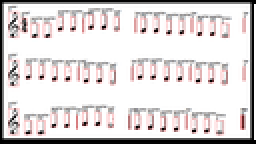
%> input picture Optical Music Recognition/OMR.png, 128 x 72 px, shrunk from 933 x 527 before the run (shown 2 times larger)
$ octave --eval "result = main(imread('../OMR.png'));"   (GNU Octave 9; MATLAB toolbox functions it lacks are replaced by stand-ins)
%> lines starting %> are read from the running program, lines starting %| are printed output that depends on the picture; in (x1, y1, x2, y2) boxes, pixels count from 0 and x2, y2 are one past the last pixel; in counts of white or black regions, pixels touching at a corner belong together; the program's own positions count from 1
### Optical Music Recognition/Codes/otsu_threshold.m
function [im] = otsu_threshold(im)

%input check
[~, dim] = size(size(im));
%> dim = 3
if(dim == 3)
im = rgb2gray(im);
end
%%%
%thresholding with Otsu's method
if(isa(im,'uint8'))
otsu_level = graythresh(im);
%> otsu_level = 0.584
im = im2bw(im,otsu_level);
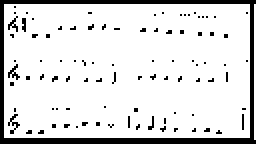
%> im: size 72x128 logical (shown 2 times larger); 86.7% white; 92 black regions (90 under 20 px), largest, box (x1, y1, x2, y2) and area: (0, 0, 128, 72) 907, (4, 57, 10, 67) 21
end

im = ~im;

### Optical Music Recognition/Codes/skew_correct.m
function [after_rot,need_for_correction] = skew_correct(im)

size_im = size(im);
%> size_im = [72 128]


for degree = -10:0.1:10

radian = degree * (pi/180);
slope = tan(radian);


 for y = round(size_im(1)/3) : round(size_im(1) - size_im(1) / 3)
    count = 0;
    for x = 1:size_im(2)
      if(round(y+slope*x) == 0), break; end
      if(round(y+slope*x) > size_im(1)), break; end

      if (im(round(y+slope*x),x) == 1)
        count = count + 1;
      end
    end

    i= round((degree + 10)*10  + 1);
    data(i,y) = count;
 end

end
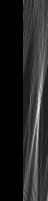
%> data: size 201x48 double; min 0, max 31, mean 4.2; drawn with min black and max white

[maxrun MaxDegreeIndex] = max(max(data'));
%> maxrun = 31; MaxDegreeIndex = 110
disp('maxrun');disp(maxrun);
%| 31

skew_degree = ((MaxDegreeIndex - 1) / 10) - 10;
%> skew_degree = 0.9
disp('skew_degree'); disp(skew_degree);
%| 0.9000

if(skew_degree < 0.5 && skew_degree > -0.5)
    need_for_correction = 0;
    disp('***No Need for Skew Correction***');
else
    need_for_correction = 1;
    im = imrotate(im,skew_degree);
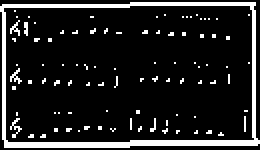
%> im: size 75x130 logical (shown 2 times larger); 12.6% white in thin lines or dots
%> in main, `[im need]= skew_correct(im);`: need = 1
%> in main, `im = imclose(im,ones(3,3));`:
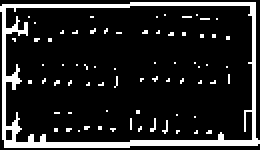
%> im: size 75x130 logical (shown 2 times larger); 13.6% white in thin lines or dots
end

after_rot = im;

% imwrite(before_rot,'Mozart2BeforeRot.png','png');
% imwrite(after_rot,'Mozart2AfterRot.png','png');

### Optical Music Recognition/Codes/hproj.m
function [im,staff_locs,y,n_of_StaffBlocks,avg_StaffLineThickness,avg_StaffSpacing] = hproj(im)
%Takes the horizonal projection
%Gives us statistical data about the music sheet


[m n] = size(im);
%> m = 75; n = 130
hproj = zeros(m,1);
%finding horizontal projections
for i=1:m
    for j = 1:n
        hproj(i,1) = hproj(i,1) + im(i,j);
    end
end
%> after the loop, hproj = 75 values, max 128 at index 72, min 0 at index 1, mean 17.64
% figure();stem(hproj,'marker','none');

staff_locs = find(hproj>max(hproj/3));
%> staff_locs = [2; 3; 4; 71; 72; 73; 74]

StaffPixelN=1;StaffLineN=1;StaffBlockN=1;
y(StaffBlockN, StaffLineN, StaffPixelN) = staff_locs(1);
approx_staffspacing= 9999;
max_pixelwidth = 0;
for i=2:size(staff_locs)
    if(staff_locs(i) - staff_locs(i-1) == 1)
        StaffPixelN = StaffPixelN + 1;
        if(StaffPixelN > max_pixelwidth), max_pixelwidth=StaffPixelN; end
    end
    if(staff_locs(i) - staff_locs(i-1) > 1  && staff_locs(i) - staff_locs(i-1)<2*approx_staffspacing)
        StaffLineN = StaffLineN + 1;
        approx_staffspacing = staff_locs(i) - staff_locs(i-1) ;
        StaffPixelN = 1;
    end
    if(staff_locs(i) - staff_locs(i-1) > 3*approx_staffspacing)
        StaffBlockN = StaffBlockN + 1;
        StaffPixelN = 1;
        StaffLineN = 1;
    end
    y(StaffBlockN, StaffLineN, StaffPixelN) = staff_locs(i);
end
%> this loop made 6 passes
%> approx_staffspacing on pass 3: 67
%> after the loop, StaffBlockN = 1
n_of_StaffBlocks = StaffBlockN;
%> n_of_StaffBlocks = 1
disp('**********Statisctics of The Music Sheet:**********');
disp('***Number of Staff Blocks:');disp(n_of_StaffBlocks);
%| 1
dim_y = size(y); n_of_StaffLines = dim_y(1)*dim_y(2);
%> after `dim_y = size(y)`: dim_y = [1 2 4]
%> after `n_of_StaffLines = dim_y(1)*dim_y(2)`: n_of_StaffLines = 2
disp('***Number of Staff Lines:');disp(n_of_StaffLines);
%| 2

%avarage staff line thickness
avg_StaffLineThickness = size(staff_locs) / n_of_StaffLines;
%> avg_StaffLineThickness = [3.5 0.5]
avg_StaffLineThickness = avg_StaffLineThickness(1,1);
%> avg_StaffLineThickness = 3.5
disp('***Avarage staff line thickness(n):');disp(avg_StaffLineThickness);
%| 3.5000

%avarage distance between staff lines
for i=1:n_of_StaffBlocks
    for j = 1:n_of_StaffLines / n_of_StaffBlocks -1
        d_StaffLines(i,j) = y(i,j+1,1) - y(i,j,nnz(y(i,j,:)));
    end
end
%> this loop made 1 pass
avg_StaffSpacing = mean(mean(d_StaffLines));
%> avg_StaffSpacing = 67
disp('***Avarage distance between staff lines(d):');disp(avg_StaffSpacing);
%| 67

%avarage distance between the staffs
LinesPerStaff = n_of_StaffLines / n_of_StaffBlocks;
%> LinesPerStaff = 2
%> in main, `[otsu_im,staff_locs,y,n_of_StaffBlocks,n,d] = hproj(im);`: staff_locs = [2; 3; 4; 71; 72; 73; 74]; n_of_StaffBlocks = 1; n = 3.5; d = 67

if (n_of_StaffBlocks ~= 1)

for i=1:n_of_StaffBlocks-1
   d_Staffs(i) = y(i+1,1,1) - y(i,LinesPerStaff,nnz(y(i,LinesPerStaff,:)));
end
avg_StaffDistance = mean(mean(d_Staffs));
disp('***Avarage distance between staffs:');disp(avg_StaffDistance);

else
    disp('***Avarage distance between staffs:');disp('None');
end
disp('-------------------------------------------');

### Optical Music Recognition/Codes/staffline_remove.m
function [out_im] = staffline_remove(out_im,staff_locs,avg_StaffLineThickness)
%> called with staff_locs = [2; 3; 4; 71; 72; 73; 74], avg_StaffLineThickness = 3.5
%Removes the staff lines from the music sheet

n = avg_StaffLineThickness;
%> n = 3.5
dim_im = size(out_im);
%> dim_im = [75 130]

for i=1:max(size(staff_locs))
    for j=1:dim_im(2)
        [thickness,vector] = compute_thickness(out_im,staff_locs(i),j);

        if( thickness < 1.5*n  && thickness>0)

            for row = 1:max(size(vector))
                out_im(vector(row),j) = 0;
            end

        end
    end
end
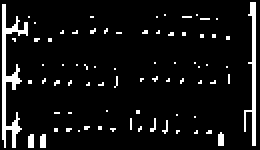
%> out_im: size 75x130 logical (shown 2 times larger); 7.5% white in thin lines or dots
%> in main, `otsu_staffremoved_im = imopen(otsu_staffremoved_im,ones(2,2));`: otsu_staffremoved_im: size 75x130 logical; 5.5% white in thin lines or dots

%sum filter for fixing after staff line removal
%out_im = imfilter(out_im,[1 1]);


end

% [29 lines left out: function compute_thickness, not called in this run]

### Optical Music Recognition/Codes/my_label.m
function [object object_data how_many_object sound_data] = my_label(out_im,y,n_of_StaffBlocks,avg_StaffSpacing)
%> called with n_of_StaffBlocks = 1, avg_StaffSpacing = 67
%returns the number, locations and sizes of objects
%puts rectangles around objects for visualization

%object_data
%column 1-4 -> left top width height
%column 5 -> template number (duration)
%column 6 -> which staff
%column 7 -> order in the staff from left to right
%column 8 -> pitch number code

%***pitch coding*** -> first digit:pitch value, second digit:octave number


dim_im = size(out_im);

[labeled o_num] = bwlabel(out_im,8);
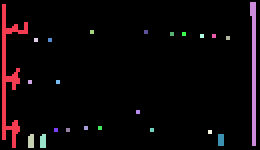
%> labeled: size 75x130 double (shown 2 times larger); 24 distinct labels, from 0 to 23; one colour per label, 0 black
%> o_num = 23
how_many_object = o_num;
%> how_many_object = 23

figure();imshow(~out_im);
title('Staff Lines Removed and Objects Labeled (called from mylabel())');

for o = 1:o_num
[r, c] = find(labeled==o);
top(o) = min(r); left(o) = min(c);
right(o) = max(c);bottom(o) = max(r);
width(o) = right(o) - left(o); height(o) = bottom(o) - top(o);
hold on
h = rectangle('Position',[left(o) top(o) width(o)+1 height(o)+1]);
set(h, 'EdgeColor', [1, 0, 0]) ;

% htext = text(left(o)-4,top(o)-4,num2str(o));
% set(htext,'FontSize',10)

object_data = [left'  top'  width' height'];
end
%> this loop made 23 passes
%> (r, c) on passes 4, 6, 7, 8, 9, 10, 11, 12, 13, 14, 15, 16: ([20; 21; 20; 21], [18; 18; 19; 19]), ([20; 21; 20; 21], [25; 25; 26; 26]), ([65; 66; 65; 66], [28; 28; 29; 29]), ([41; 42; 41; 42], [29; 29; 30; 30]), ([65; 66; 65; 66], [34; 34; 35; 35]), ([64; 65; 64; 65], [43; 43; 44; 44]), ([16; 17; 16; 17], [46; 46; 47; 47]), ([64; 65; 64; 65], [50; 50; 51; 51]), ([56; 57; 56; 57], [69; 69; 70; 70]), ([16; 17; 16; 17], [73; 73; 74; 74]), ([65; 66; 65; 66], [76; 76; 77; 77]), ([17; 18; 17; 18], [86; 86; 87; 87])
%> object_data on passes 1, 3: [2 3 12 71], [2 3 12 71; 15 41 1 1; 15 68 2 6]
%> after the loop, bottom = 23 values, max 74 at index 1, min 17 at index 11, mean 46.7; height = 23 values, max 71 at index 1, min 1 at index 2, mean 7.7; left = 23 values from 2 to 126; right = 23 values from 14 to 128; top = 23 values, max 68 at index 3, min 2 at index 23, mean 39; width = 23 values, max 12 at index 1, min 1 at index 2, mean 1.65
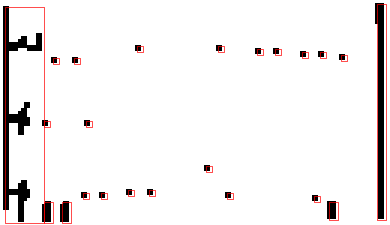
%> figure redrawn from the program's plot data; shown 3 times larger; its title reads 'Staff Lines Removed and Objects Labeled (called from mylabel())'


%***Template Matching***

%read the templates
import_templates();

%perform template matching for each object
for o_number =1:how_many_object

%get the object data
obj_left = object_data(o_number,1); obj_top = object_data(o_number,2);
obj_width = object_data(o_number,3); obj_height = object_data(o_number,4);
%cut the ojbject from image
cutted_obj = out_im(obj_top:obj_top+obj_height,obj_left:obj_left+obj_width);

object{o_number} = cutted_obj;

   for i=1:how_many_template
       corr(i) = template_match(cutted_obj,~t{i});
   end
   [~,matched_temp_number] = max(corr);
   %insert the type of object into object data
   object_data(o_number,5) = matched_temp_number;

htext = text(obj_left,obj_top-avg_StaffSpacing*(5/3),get_template_name(matched_temp_number));
set(htext,'FontSize',8);

end


[object_data] = sort_objects(object,object_data,how_many_object,y,n_of_StaffBlocks,avg_StaffSpacing,dim_im);
[object_data] = find_pitches(object,object_data,how_many_object,y,n_of_StaffBlocks,avg_StaffSpacing,dim_im);
[sound_data] = create_sound_data(object_data,n_of_StaffBlocks,how_many_object);

for o_number =1:how_many_object
%get the object data
obj_left = object_data(o_number,1); obj_top = object_data(o_number,2);
obj_width = object_data(o_number,3); obj_height = object_data(o_number,4);
htext3 = text(obj_left,obj_top-avg_StaffSpacing*(2/3),get_pitch_name(object_data(o_number,8)));
set(htext3,'FontSize',10);
end


end

% [186 lines left out: functions find_pitches, create_sound_data, give_pitchvalue, get_pitch_name, find_maxrunloc, sort_objects and 1 more, not called in this run]

### Optical Music Recognition/Codes/import_templates.m
load templates.mat

t{1} = quarter;
t{2} = reverse_quarter;
t{3} = half;
t{4} = reverse_half;
t{5} = whole;
t{6} = eight;
t{7} = gclef;
%> the run ends on the next line
t{8} = bar;
t{9} = whole_lined;
% t{10}=half_lined;
% t{11}=sharp;
% t{12}=fclef;

how_many_template = max(size(t));

### Optical Music Recognition/Codes/main.m
function [sound_data] = main(im)
%IF YOU WANT SKEW CORRECTION THEN ENTER
%want_skewcorr = 1
%want_skewcorr = 0


%PROCEDURE :
%INPUT -> [otsu_threshold] -> [correct_skew] -> [hproj] ->
%[staffline_remove] -> [my_label] -> [create_music] -> Output

%VARIABLES
%"n":avarage staff line thickness
%"d":avarage distance between staff lines
%1 staff = 5*n + 4*d


%do otsu thresholding
im = otsu_threshold(im);

%correct skew

[im need]= skew_correct(im);
if(need == 1)
im = imclose(im,ones(3,3));
end
% figure();imshow(~im);
% imwrite(~im,'skewcorrectguzel.png','png');
% title('Skew Corrected and Otsu Thresholding done');


%take h projection
%get statistical data about music sheet
[otsu_im,staff_locs,y,n_of_StaffBlocks,n,d] = hproj(im);


%remove the staff lines
[otsu_staffremoved_im] = staffline_remove(otsu_im,staff_locs,n);
if(need==1)
otsu_staffremoved_im = imopen(otsu_staffremoved_im,ones(2,2));
end
figure();imshow(~otsu_staffremoved_im);
title('Staff Lines Removed(called from main())');

%get the data of objects
%put rectangles around objects for visualization
[object object_data how_many_object sound_data] = my_label(otsu_staffremoved_im,y,n_of_StaffBlocks,d);
create_music(sound_data,n_of_StaffBlocks);
disp('number of objects: '); disp(how_many_object);
